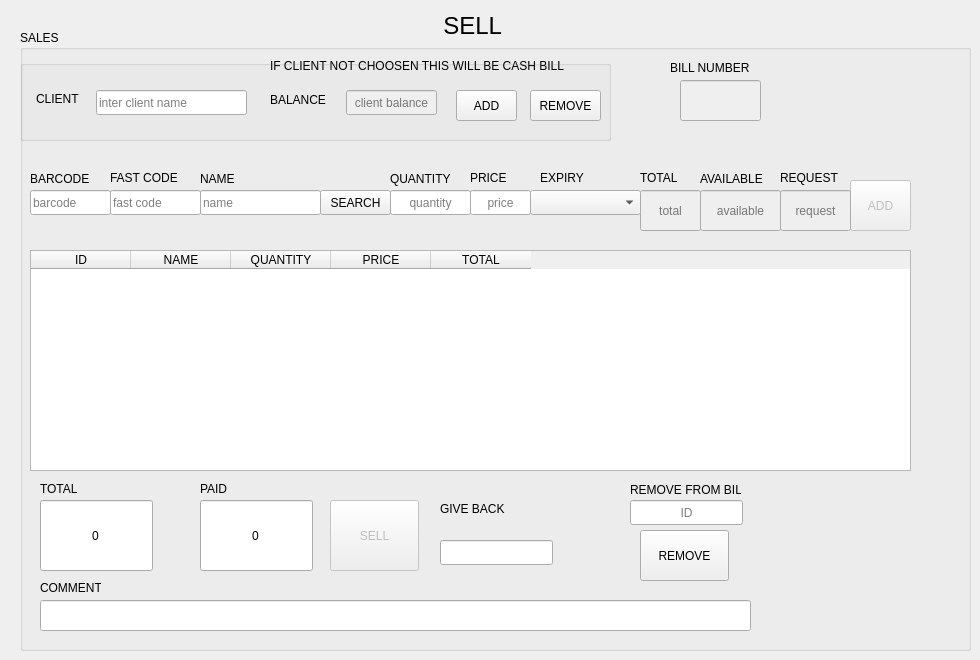
    <widget class="QWidget" name="tab_7">
     <attribute name="title">
      <string>SALES</string>
     </attribute>
     <widget class="QGroupBox" name="groupBox_21">
      <property name="geometry">
       <rect>
        <x>20</x>
        <y>30</y>
        <width>951</width>
        <height>621</height>
       </rect>
      </property>
      <property name="font">
       <font>
        <weight>50</weight>
        <bold>false</bold>
       </font>
      </property>
      <property name="styleSheet">
       <string notr="true"/>
      </property>
      <property name="title">
       <string>SALES</string>
      </property>
      <widget class="QLineEdit" name="lineEdit_38">
       <property name="geometry">
        <rect>
         <x>10</x>
         <y>160</y>
         <width>81</width>
         <height>25</height>
        </rect>
       </property>
       <property name="font">
        <font>
         <weight>50</weight>
         <bold>false</bold>
        </font>
       </property>
       <property name="alignment">
        <set>Qt::AlignLeading|Qt::AlignLeft|Qt::AlignVCenter</set>
       </property>
       <property name="placeholderText">
        <string>barcode</string>
       </property>
      </widget>
      <widget class="QLineEdit" name="lineEdit_39">
       <property name="geometry">
        <rect>
         <x>180</x>
         <y>160</y>
         <width>121</width>
         <height>25</height>
        </rect>
       </property>
       <property name="font">
        <font>
         <weight>50</weight>
         <bold>false</bold>
        </font>
       </property>
       <property name="alignment">
        <set>Qt::AlignLeading|Qt::AlignLeft|Qt::AlignVCenter</set>
       </property>
       <property name="placeholderText">
        <string>name</string>
       </property>
      </widget>
      <widget class="QLineEdit" name="lineEdit_40">
       <property name="geometry">
        <rect>
         <x>370</x>
         <y>160</y>
         <width>81</width>
         <height>25</height>
        </rect>
       </property>
       <property name="font">
        <font>
         <weight>50</weight>
         <bold>false</bold>
        </font>
       </property>
       <property name="alignment">
        <set>Qt::AlignCenter</set>
       </property>
       <property name="placeholderText">
        <string>quantity</string>
       </property>
      </widget>
      <widget class="QLineEdit" name="lineEdit_41">
       <property name="enabled">
        <bool>false</bool>
       </property>
       <property name="geometry">
        <rect>
         <x>680</x>
         <y>160</y>
         <width>81</width>
         <height>41</height>
        </rect>
       </property>
       <property name="font">
        <font>
         <weight>50</weight>
         <bold>false</bold>
        </font>
       </property>
       <property name="alignment">
        <set>Qt::AlignCenter</set>
       </property>
       <property name="readOnly">
        <bool>true</bool>
       </property>
       <property name="placeholderText">
        <string>available</string>
       </property>
      </widget>
      <widget class="QLabel" name="label_24">
       <property name="geometry">
        <rect>
         <x>10</x>
         <y>140</y>
         <width>71</width>
         <height>17</height>
        </rect>
       </property>
       <property name="font">
        <font>
         <weight>50</weight>
         <bold>false</bold>
        </font>
       </property>
       <property name="text">
        <string>BARCODE</string>
       </property>
      </widget>
      <widget class="QLabel" name="label_25">
       <property name="geometry">
        <rect>
         <x>180</x>
         <y>140</y>
         <width>67</width>
         <height>17</height>
        </rect>
       </property>
       <property name="font">
        <font>
         <weight>50</weight>
         <bold>false</bold>
        </font>
       </property>
       <property name="text">
        <string>NAME</string>
       </property>
      </widget>
      <widget class="QLabel" name="label_26">
       <property name="geometry">
        <rect>
         <x>370</x>
         <y>140</y>
         <width>81</width>
         <height>17</height>
        </rect>
       </property>
       <property name="font">
        <font>
         <weight>50</weight>
         <bold>false</bold>
        </font>
       </property>
       <property name="text">
        <string>QUANTITY</string>
       </property>
      </widget>
      <widget class="QLabel" name="label_84">
       <property name="geometry">
        <rect>
         <x>680</x>
         <y>140</y>
         <width>81</width>
         <height>17</height>
        </rect>
       </property>
       <property name="font">
        <font>
         <weight>50</weight>
         <bold>false</bold>
        </font>
       </property>
       <property name="text">
        <string>AVAILABLE</string>
       </property>
      </widget>
      <widget class="QTableWidget" name="tableWidget_3">
       <property name="enabled">
        <bool>true</bool>
       </property>
       <property name="geometry">
        <rect>
         <x>10</x>
         <y>220</y>
         <width>881</width>
         <height>221</height>
        </rect>
       </property>
       <property name="font">
        <font>
         <weight>50</weight>
         <bold>false</bold>
        </font>
       </property>
       <property name="editTriggers">
        <set>QAbstractItemView::NoEditTriggers</set>
       </property>
       <property name="sortingEnabled">
        <bool>true</bool>
       </property>
       <column>
        <property name="text">
         <string>ID</string>
        </property>
        <property name="textAlignment">
         <set>AlignCenter</set>
        </property>
       </column>
       <column>
        <property name="text">
         <string>NAME</string>
        </property>
        <property name="textAlignment">
         <set>AlignCenter</set>
        </property>
       </column>
       <column>
        <property name="text">
         <string>QUANTITY</string>
        </property>
        <property name="textAlignment">
         <set>AlignCenter</set>
        </property>
       </column>
       <column>
        <property name="text">
         <string>PRICE</string>
        </property>
        <property name="textAlignment">
         <set>AlignCenter</set>
        </property>
       </column>
       <column>
        <property name="text">
         <string>TOTAL</string>
        </property>
        <property name="textAlignment">
         <set>AlignCenter</set>
        </property>
       </column>
      </widget>
      <widget class="QPushButton" name="pushButton_50">
       <property name="enabled">
        <bool>false</bool>
       </property>
       <property name="geometry">
        <rect>
         <x>830</x>
         <y>150</y>
         <width>61</width>
         <height>51</height>
        </rect>
       </property>
       <property name="font">
        <font>
         <weight>50</weight>
         <bold>false</bold>
        </font>
       </property>
       <property name="text">
        <string>ADD</string>
       </property>
      </widget>
      <widget class="QLineEdit" name="lineEdit_42">
       <property name="geometry">
        <rect>
         <x>180</x>
         <y>470</y>
         <width>113</width>
         <height>71</height>
        </rect>
       </property>
       <property name="font">
        <font>
         <weight>50</weight>
         <bold>false</bold>
        </font>
       </property>
       <property name="inputMask">
        <string/>
       </property>
       <property name="text">
        <string>0</string>
       </property>
       <property name="alignment">
        <set>Qt::AlignCenter</set>
       </property>
      </widget>
      <widget class="QLineEdit" name="lineEdit_43">
       <property name="geometry">
        <rect>
         <x>20</x>
         <y>470</y>
         <width>113</width>
         <height>71</height>
        </rect>
       </property>
       <property name="font">
        <font>
         <weight>50</weight>
         <bold>false</bold>
        </font>
       </property>
       <property name="text">
        <string>0</string>
       </property>
       <property name="alignment">
        <set>Qt::AlignCenter</set>
       </property>
       <property name="readOnly">
        <bool>true</bool>
       </property>
      </widget>
      <widget class="QPushButton" name="pushButton_51">
       <property name="enabled">
        <bool>false</bool>
       </property>
       <property name="geometry">
        <rect>
         <x>310</x>
         <y>470</y>
         <width>89</width>
         <height>71</height>
        </rect>
       </property>
       <property name="font">
        <font>
         <weight>50</weight>
         <bold>false</bold>
        </font>
       </property>
       <property name="text">
        <string>SELL</string>
       </property>
      </widget>
      <widget class="QLabel" name="label_85">
       <property name="geometry">
        <rect>
         <x>20</x>
         <y>450</y>
         <width>67</width>
         <height>17</height>
        </rect>
       </property>
       <property name="font">
        <font>
         <weight>50</weight>
         <bold>false</bold>
        </font>
       </property>
       <property name="text">
        <string>TOTAL</string>
       </property>
      </widget>
      <widget class="QLabel" name="label_86">
       <property name="geometry">
        <rect>
         <x>180</x>
         <y>450</y>
         <width>67</width>
         <height>17</height>
        </rect>
       </property>
       <property name="font">
        <font>
         <weight>50</weight>
         <bold>false</bold>
        </font>
       </property>
       <property name="text">
        <string>PAID</string>
       </property>
      </widget>
      <widget class="QLineEdit" name="lineEdit_44">
       <property name="geometry">
        <rect>
         <x>420</x>
         <y>510</y>
         <width>113</width>
         <height>25</height>
        </rect>
       </property>
       <property name="font">
        <font>
         <weight>50</weight>
         <bold>false</bold>
        </font>
       </property>
       <property name="readOnly">
        <bool>true</bool>
       </property>
      </widget>
      <widget class="QLabel" name="label_87">
       <property name="geometry">
        <rect>
         <x>420</x>
         <y>470</y>
         <width>81</width>
         <height>17</height>
        </rect>
       </property>
       <property name="font">
        <font>
         <weight>50</weight>
         <bold>false</bold>
        </font>
       </property>
       <property name="text">
        <string>GIVE BACK</string>
       </property>
      </widget>
      <widget class="QLabel" name="label_97">
       <property name="geometry">
        <rect>
         <x>250</x>
         <y>20</y>
         <width>351</width>
         <height>31</height>
        </rect>
       </property>
       <property name="font">
        <font>
         <weight>50</weight>
         <bold>false</bold>
        </font>
       </property>
       <property name="text">
        <string>IF CLIENT NOT CHOOSEN THIS WILL BE CASH BILL</string>
       </property>
      </widget>
      <widget class="QPushButton" name="pushButton_55">
       <property name="geometry">
        <rect>
         <x>300</x>
         <y>160</y>
         <width>71</width>
         <height>25</height>
        </rect>
       </property>
       <property name="font">
        <font>
         <weight>50</weight>
         <bold>false</bold>
        </font>
       </property>
       <property name="text">
        <string>SEARCH</string>
       </property>
      </widget>
      <widget class="QLineEdit" name="lineEdit_81">
       <property name="geometry">
        <rect>
         <x>450</x>
         <y>160</y>
         <width>61</width>
         <height>25</height>
        </rect>
       </property>
       <property name="font">
        <font>
         <weight>50</weight>
         <bold>false</bold>
        </font>
       </property>
       <property name="alignment">
        <set>Qt::AlignCenter</set>
       </property>
       <property name="placeholderText">
        <string>price</string>
       </property>
      </widget>
      <widget class="QLabel" name="label_23">
       <property name="geometry">
        <rect>
         <x>450</x>
         <y>140</y>
         <width>51</width>
         <height>16</height>
        </rect>
       </property>
       <property name="font">
        <font>
         <weight>50</weight>
         <bold>false</bold>
        </font>
       </property>
       <property name="text">
        <string>PRICE</string>
       </property>
      </widget>
      <widget class="QGroupBox" name="groupBox_28">
       <property name="geometry">
        <rect>
         <x>0</x>
         <y>30</y>
         <width>591</width>
         <height>81</height>
        </rect>
       </property>
       <property name="font">
        <font>
         <weight>50</weight>
         <bold>false</bold>
        </font>
       </property>
       <property name="title">
        <string/>
       </property>
       <widget class="QLabel" name="label_18">
        <property name="geometry">
         <rect>
          <x>250</x>
          <y>30</y>
          <width>71</width>
          <height>20</height>
         </rect>
        </property>
        <property name="font">
         <font>
          <weight>50</weight>
          <bold>false</bold>
         </font>
        </property>
        <property name="text">
         <string>BALANCE</string>
        </property>
       </widget>
       <widget class="QLineEdit" name="lineEdit_17">
        <property name="geometry">
         <rect>
          <x>76</x>
          <y>30</y>
          <width>151</width>
          <height>25</height>
         </rect>
        </property>
        <property name="font">
         <font>
          <weight>50</weight>
          <bold>false</bold>
         </font>
        </property>
        <property name="placeholderText">
         <string>inter client name</string>
        </property>
       </widget>
       <widget class="QLineEdit" name="lineEdit_18">
        <property name="enabled">
         <bool>false</bool>
        </property>
        <property name="geometry">
         <rect>
          <x>326</x>
          <y>30</y>
          <width>91</width>
          <height>25</height>
         </rect>
        </property>
        <property name="font">
         <font>
          <weight>50</weight>
          <bold>false</bold>
         </font>
        </property>
        <property name="alignment">
         <set>Qt::AlignCenter</set>
        </property>
        <property name="placeholderText">
         <string>client balance</string>
        </property>
       </widget>
       <widget class="QPushButton" name="pushButton_49">
        <property name="geometry">
         <rect>
          <x>436</x>
          <y>30</y>
          <width>61</width>
          <height>31</height>
         </rect>
        </property>
        <property name="font">
         <font>
          <weight>50</weight>
          <bold>false</bold>
         </font>
        </property>
        <property name="text">
         <string>ADD</string>
        </property>
       </widget>
       <widget class="QLabel" name="label_17">
        <property name="geometry">
         <rect>
          <x>16</x>
          <y>30</y>
          <width>51</width>
          <height>17</height>
         </rect>
        </property>
        <property name="font">
         <font>
          <weight>50</weight>
          <bold>false</bold>
         </font>
        </property>
        <property name="text">
         <string>CLIENT</string>
        </property>
       </widget>
       <widget class="QPushButton" name="pushButton_45">
        <property name="geometry">
         <rect>
          <x>510</x>
          <y>30</y>
          <width>71</width>
          <height>31</height>
         </rect>
        </property>
        <property name="font">
         <font>
          <weight>50</weight>
          <bold>false</bold>
         </font>
        </property>
        <property name="text">
         <string>REMOVE</string>
        </property>
       </widget>
      </widget>
      <widget class="QLineEdit" name="lineEdit_83">
       <property name="enabled">
        <bool>false</bool>
       </property>
       <property name="geometry">
        <rect>
         <x>620</x>
         <y>160</y>
         <width>61</width>
         <height>41</height>
        </rect>
       </property>
       <property name="font">
        <font>
         <weight>50</weight>
         <bold>false</bold>
        </font>
       </property>
       <property name="alignment">
        <set>Qt::AlignCenter</set>
       </property>
       <property name="readOnly">
        <bool>true</bool>
       </property>
       <property name="placeholderText">
        <string>total</string>
       </property>
      </widget>
      <widget class="QLabel" name="label_34">
       <property name="geometry">
        <rect>
         <x>620</x>
         <y>140</y>
         <width>51</width>
         <height>16</height>
        </rect>
       </property>
       <property name="font">
        <font>
         <weight>50</weight>
         <bold>false</bold>
        </font>
       </property>
       <property name="text">
        <string>TOTAL</string>
       </property>
      </widget>
      <widget class="QLabel" name="label_80">
       <property name="geometry">
        <rect>
         <x>760</x>
         <y>140</y>
         <width>71</width>
         <height>16</height>
        </rect>
       </property>
       <property name="font">
        <font>
         <weight>50</weight>
         <bold>false</bold>
        </font>
       </property>
       <property name="text">
        <string>REQUEST</string>
       </property>
      </widget>
      <widget class="QLineEdit" name="lineEdit_84">
       <property name="enabled">
        <bool>false</bool>
       </property>
       <property name="geometry">
        <rect>
         <x>760</x>
         <y>160</y>
         <width>71</width>
         <height>41</height>
        </rect>
       </property>
       <property name="font">
        <font>
         <weight>50</weight>
         <bold>false</bold>
        </font>
       </property>
       <property name="alignment">
        <set>Qt::AlignCenter</set>
       </property>
       <property name="readOnly">
        <bool>true</bool>
       </property>
       <property name="placeholderText">
        <string>request</string>
       </property>
      </widget>
      <widget class="QLineEdit" name="lineEdit_78">
       <property name="geometry">
        <rect>
         <x>90</x>
         <y>160</y>
         <width>91</width>
         <height>25</height>
        </rect>
       </property>
       <property name="font">
        <font>
         <weight>50</weight>
         <bold>false</bold>
        </font>
       </property>
       <property name="alignment">
        <set>Qt::AlignLeading|Qt::AlignLeft|Qt::AlignVCenter</set>
       </property>
       <property name="placeholderText">
        <string>fast code</string>
       </property>
      </widget>
      <widget class="QLabel" name="label_126">
       <property name="geometry">
        <rect>
         <x>90</x>
         <y>140</y>
         <width>81</width>
         <height>16</height>
        </rect>
       </property>
       <property name="font">
        <font>
         <weight>50</weight>
         <bold>false</bold>
        </font>
       </property>
       <property name="text">
        <string>FAST CODE</string>
       </property>
      </widget>
      <widget class="QLabel" name="label_127">
       <property name="geometry">
        <rect>
         <x>610</x>
         <y>450</y>
         <width>111</width>
         <height>20</height>
        </rect>
       </property>
       <property name="font">
        <font>
         <weight>50</weight>
         <bold>false</bold>
        </font>
       </property>
       <property name="text">
        <string>REMOVE FROM BILL</string>
       </property>
      </widget>
      <widget class="QPushButton" name="pushButton_63">
       <property name="geometry">
        <rect>
         <x>620</x>
         <y>500</y>
         <width>89</width>
         <height>51</height>
        </rect>
       </property>
       <property name="font">
        <font>
         <weight>50</weight>
         <bold>false</bold>
        </font>
       </property>
       <property name="text">
        <string>REMOVE</string>
       </property>
      </widget>
      <widget class="QLineEdit" name="lineEdit_79">
       <property name="geometry">
        <rect>
         <x>610</x>
         <y>470</y>
         <width>113</width>
         <height>25</height>
        </rect>
       </property>
       <property name="font">
        <font>
         <weight>50</weight>
         <bold>false</bold>
        </font>
       </property>
       <property name="text">
        <string/>
       </property>
       <property name="alignment">
        <set>Qt::AlignCenter</set>
       </property>
       <property name="placeholderText">
        <string>ID</string>
       </property>
      </widget>
      <widget class="QLineEdit" name="lineEdit_37">
       <property name="enabled">
        <bool>false</bool>
       </property>
       <property name="geometry">
        <rect>
         <x>660</x>
         <y>50</y>
         <width>81</width>
         <height>41</height>
        </rect>
       </property>
       <property name="font">
        <font>
         <weight>50</weight>
         <bold>false</bold>
        </font>
       </property>
       <property name="alignment">
        <set>Qt::AlignCenter</set>
       </property>
      </widget>
      <widget class="QLabel" name="label_129">
       <property name="geometry">
        <rect>
         <x>650</x>
         <y>30</y>
         <width>101</width>
         <height>16</height>
        </rect>
       </property>
       <property name="font">
        <font>
         <weight>50</weight>
         <bold>false</bold>
        </font>
       </property>
       <property name="text">
        <string>BILL NUMBER</string>
       </property>
      </widget>
      <widget class="QLineEdit" name="lineEdit_104">
       <property name="geometry">
        <rect>
         <x>20</x>
         <y>570</y>
         <width>711</width>
         <height>31</height>
        </rect>
       </property>
       <property name="font">
        <font>
         <weight>50</weight>
         <bold>false</bold>
        </font>
       </property>
      </widget>
      <widget class="QLabel" name="label_156">
       <property name="geometry">
        <rect>
         <x>20</x>
         <y>550</y>
         <width>61</width>
         <height>16</height>
        </rect>
       </property>
       <property name="font">
        <font>
         <weight>50</weight>
         <bold>false</bold>
        </font>
       </property>
       <property name="text">
        <string>COMMENT</string>
       </property>
      </widget>
      <widget class="QComboBox" name="comboBox_23">
       <property name="geometry">
        <rect>
         <x>510</x>
         <y>160</y>
         <width>111</width>
         <height>25</height>
        </rect>
       </property>
       <property name="font">
        <font>
         <weight>50</weight>
         <bold>false</bold>
        </font>
       </property>
      </widget>
      <widget class="QLabel" name="label_182">
       <property name="geometry">
        <rect>
         <x>520</x>
         <y>140</y>
         <width>51</width>
         <height>16</height>
        </rect>
       </property>
       <property name="font">
        <font>
         <weight>50</weight>
         <bold>false</bold>
        </font>
       </property>
       <property name="text">
        <string>EXPIRY</string>
       </property>
      </widget>
     </widget>
     <widget class="QLabel" name="label_153">
      <property name="geometry">
       <rect>
        <x>390</x>
        <y>10</y>
        <width>171</width>
        <height>31</height>
       </rect>
      </property>
      <property name="font">
       <font>
        <pointsize>18</pointsize>
        <weight>50</weight>
        <bold>false</bold>
       </font>
      </property>
      <property name="text">
       <string>SELL </string>
      </property>
      <property name="alignment">
       <set>Qt::AlignCenter</set>
      </property>
     </widget>
    </widget>
